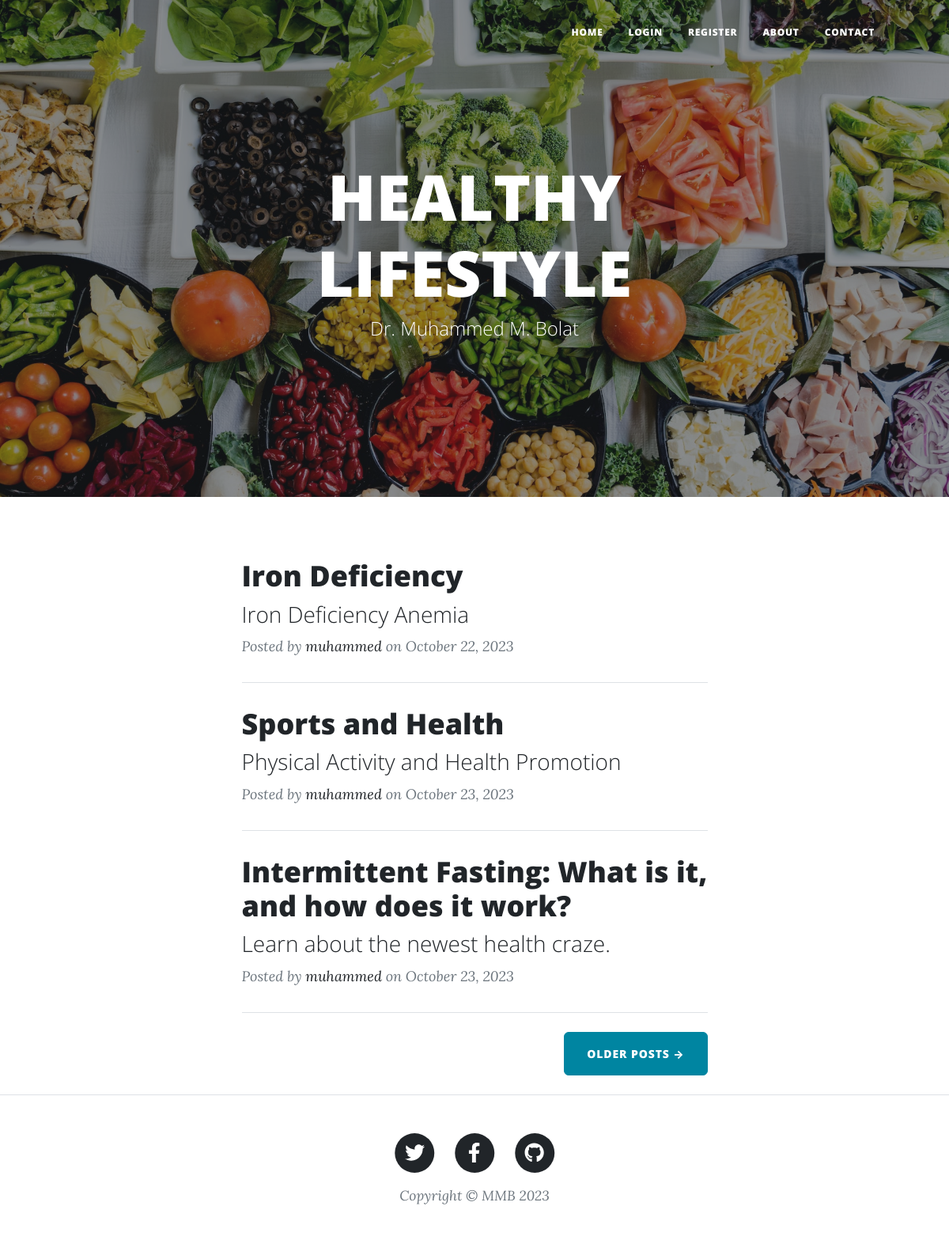
The page / on the database its author committed.
### main.py (models this page shows)
class BlogPost(db.Model):
    __tablename__ = "blog_posts"
    id = db.Column(db.Integer, primary_key=True)
    author_id = db.Column(db.Integer, db.ForeignKey("users.id"))
    author = relationship("User", back_populates="posts")
    title = db.Column(db.String(250), unique=True, nullable=False)
    subtitle = db.Column(db.String(250), nullable=False)
    date = db.Column(db.String(250), nullable=False)
    body = db.Column(db.Text, nullable=False)
    img_url = db.Column(db.String(250), nullable=False)
    comments = relationship("Comment", back_populates="parent_post")

class User(UserMixin, db.Model):
    __tablename__ = "users"
    id = db.Column(db.Integer, primary_key=True)
    email = db.Column(db.String(100), unique=True)
    password = db.Column(db.String(100))
    name = db.Column(db.String(100))
    posts = relationship("BlogPost", back_populates="author")
    comments = relationship("Comment", back_populates="comment_author")

### main.py (the view)
@app.route('/')
def get_all_posts():
    result = db.session.execute(db.select(BlogPost))
    posts = result.scalars().all()
    return render_template("index.html", all_posts=posts, current_user=current_user)

### templates/index.html (shortened to what this page needs)
{% include "header.html" %}
        <header class="masthead" style="background-image: url('static/assets/img/healthy-life.jpg')">
            <div class="container position-relative px-4 px-lg-5">
                <div class="row gx-4 gx-lg-5 justify-content-center">
                    <div class="col-md-10 col-lg-8 col-xl-7">
                        <div class="site-heading">
                            <h1>HEALTHY LIFESTYLE</h1>
                            <span class="subheading">Dr. Muhammed M. Bolat</span>
                        </div>
                    </div>
                </div>
            </div>
        </header>
        <div class="container px-4 px-lg-5">
            <div class="row gx-4 gx-lg-5 justify-content-center">
                <div class="col-md-10 col-lg-8 col-xl-7">
                    {% for post in all_posts %}
                    <div class="post-preview">
                        <a href="{{ url_for('show_post', post_id=post.id) }}">
                            <h2 class="post-title">
                             {{post.title}}
                            </h2>
                            <h3 class="post-subtitle">
                            {{post.subtitle}}
                            </h3>
                        </a>
                        <p class="post-meta">Posted by
                            <a href="#">{{post.author.name}}</a>
                                on {{post.date}}
                        </p>
                    </div>
                    <hr class="my-4" />
                    {% endfor %}
                    <div class="d-flex justify-content-end mb-4"><a class="btn btn-primary text-uppercase" href="#!">Older Posts →</a></div>
                </div>
            </div>
        </div>
        {% include "footer.html" %}

### templates/header.html (shortened to what this page needs)
<!DOCTYPE html>
<html lang="en">
    <head>
        {% block styles %}
        {{ bootstrap.load_css() }}
        <link href="{{ url_for('static', filename='/css/styles.css') }}" rel="stylesheet" />
        {% endblock %}
    </head>
    <body>
        <nav class="navbar navbar-expand-lg navbar-light" id="mainNav">
            <div class="container px-4 px-lg-5">
                <div class="collapse navbar-collapse" id="navbarResponsive">
                    <ul class="navbar-nav ms-auto py-4 py-lg-0">
                        <li class="nav-item"><a class="nav-link px-lg-3 py-3 py-lg-4" href="{{ url_for('get_all_posts') }}">Home</a></li>
                        {% if not current_user.is_authenticated: %}
                        <li class="nav-item"><a class="nav-link px-lg-3 py-3 py-lg-4" href="{{ url_for('login') }}">Login</a></li>
                        <li class="nav-item"><a class="nav-link px-lg-3 py-3 py-lg-4" href="{{ url_for('register') }}">Register</a></li>
                        {% else: %}
                        <li class="nav-item"><a class="nav-link px-lg-3 py-3 py-lg-4" href="{{ url_for('logout') }}">Log out</a></li>
                        {% endif %}
                        <li class="nav-item"><a class="nav-link px-lg-3 py-3 py-lg-4" href="{{ url_for('about') }}">About</a></li>
                        <li class="nav-item"><a class="nav-link px-lg-3 py-3 py-lg-4" href="{{ url_for('contact') }}">Contact</a></li>
                    </ul>
                </div>
            </div>
        </nav>

### templates/footer.html (shortened to what this page needs)
        <footer class="border-top">
            <div class="container px-4 px-lg-5">
                <div class="row gx-4 gx-lg-5 justify-content-center">
                    <div class="col-md-10 col-lg-8 col-xl-7">
                        <ul class="list-inline text-center">
                            <li class="list-inline-item">
                                <a href="#!">
                                    <span class="fa-stack fa-lg">
                                        <i class="fas fa-circle fa-stack-2x"></i>
                                        <i class="fab fa-twitter fa-stack-1x fa-inverse"></i>
                                    </span>
                                </a>
                            </li>
                            <li class="list-inline-item">
                                <a href="#!">
                                    <span class="fa-stack fa-lg">
                                        <i class="fas fa-circle fa-stack-2x"></i>
                                        <i class="fab fa-facebook-f fa-stack-1x fa-inverse"></i>
                                    </span>
                                </a>
                            </li>
                            <li class="list-inline-item">
                                <a href="https://github.com/mmbolat">
                                    <span class="fa-stack fa-lg">
                                        <i class="fas fa-circle fa-stack-2x"></i>
                                        <i class="fab fa-github fa-stack-1x fa-inverse"></i>
                                    </span>
                                </a>
                            </li>
                        </ul>
                        <div class="small text-center text-muted fst-italic">Copyright &copy; MMB 2023</div>
                    </div>
                </div>
            </div>
        </footer>
    </body>
</html>

### rows shown on the page
BlogPost: title "Iron Deficiency", subtitle "Iron Deficiency Anemia", author.name "muhammed", date "October 22, 2023"
BlogPost: title "Sports and Health", subtitle "Physical Activity and Health Promotion", author.name "muhammed", date "October 23, 2023"
BlogPost: title "Intermittent Fasting: What is it, and how does it work?", subtitle "Learn about the newest health craze.", author.name "muhammed", date "October 23, 2023"
